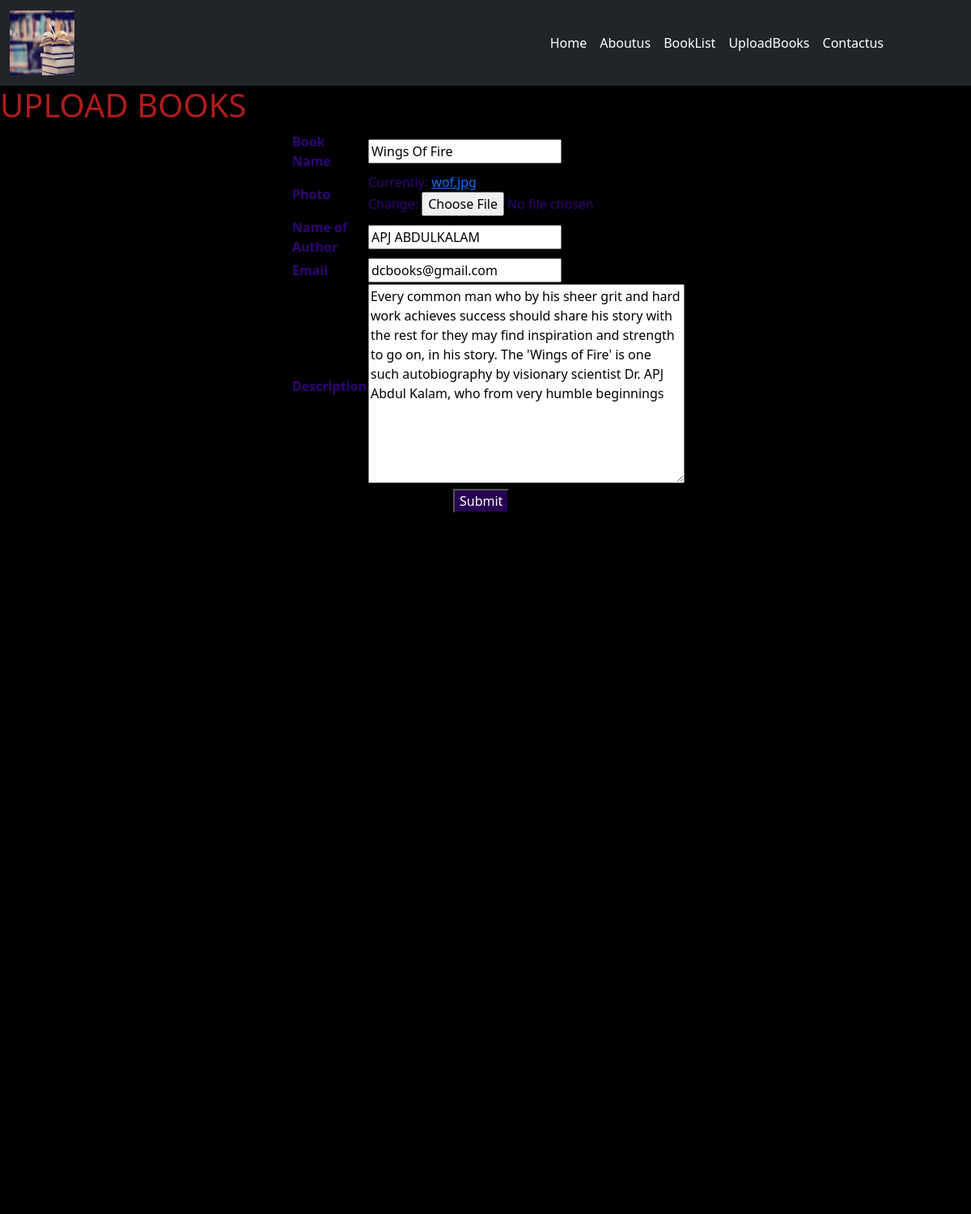
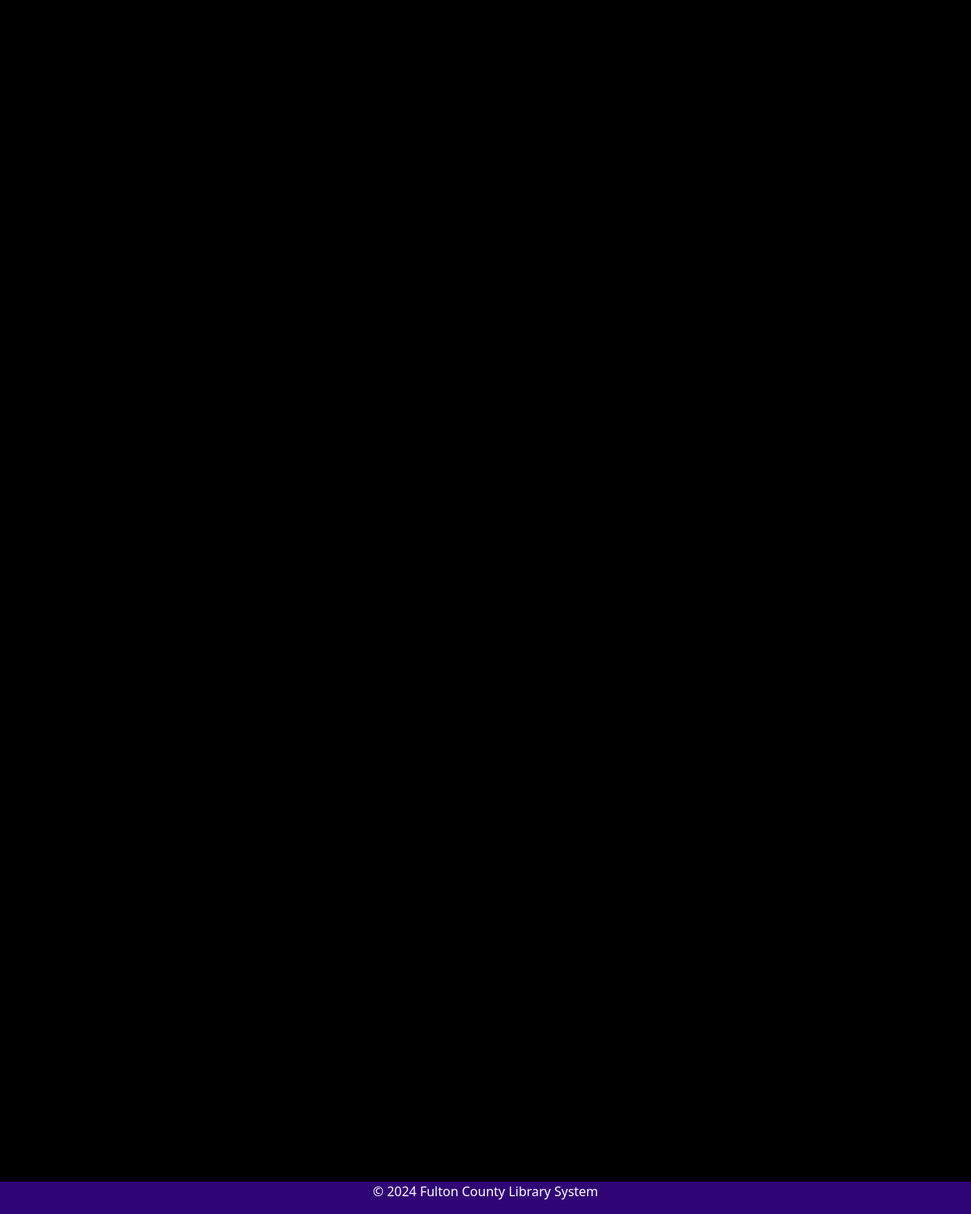
/EditPage/3, run on the app's committed database (2 pictures, top to bottom).
### userapp/models.py (models this page shows, shortened)
class book(models.Model):
    Name=models.CharField(max_length=50)
    picture=models.ImageField()
    author=models.CharField(max_length=30 ,default='Author')
    Email=models.EmailField(blank=True)
    Description=models.TextField(default='Book Discription')

### userapp/views.py (the view)
# urls.py: path("EditPage/<int:Book_id>",views.Epage,name="EDIT"),
def Epage(request,Book_id):
    Book_id=int(Book_id)
    try:
        Book_Shelf=book.objects.get(id=Book_id)
    except book.DoesNotExist:
        return redirect('booklist')
    BK_form=upbook(request.POST or None,instance=Book_Shelf)
    if BK_form.is_valid():
       BK_form.save()
       return redirect('booklist')
    return render(request,"UploadBooks.html",{'upbk':BK_form})

### userapp/forms.py
class upbook(forms.ModelForm):
    class Meta:
        model=book
        fields='__all__'
        labels={
            "Name":"Book Name",
            "picture":"Photo",
            "author":"Name of Author",
        }

### userapp/templates/UploadBooks.html (shortened to what this page needs)
{% extends 'base.html' %}
{% block container %}
<h1> UPLOAD BOOKS </h1>
<form action="" method="POST" enctype="multipart/form-data" id="f1">
    <table >
        {% for i in upbk %}
        <tr>
            <th>{{i.label}}</th>
            <td>{{i}}</td>
        </tr>
        {% endfor %}
    </table>
    <input type="submit" id="b1">
</form>
{% endblock %}

### userapp/static/css/style.css (style rules this page uses)
body { background-color: rgb(0, 0, 0); color: rgb(49, 4, 118); height: 3000px; }

### userapp/templates/UploadBooks.html (style rules this page uses)
h1 { color: rgb(174, 28, 28); }
#f1 { margin: auto; width: 40%; }
#b1 { margin-left: 200px; background-color: rgba(48, 2, 101, 0.814); color: white; }

### data on the page
book: upbk "Wings Of Fire" "APJ ABDULKALAM" "dcbooks@gmail.com" "Every common man who by his sheer grit and hard work achieves success should share his story with the rest for they may find inspiration and strength to go on, in his story. The 'Wings of Fire' is one such autobiography by visionary scientist Dr. APJ Abdul Kalam, who from very humble beginnings"

### other printed values
{{ i.label }} "Book Name" "Photo" "Name of Author" "Email" "Description"
